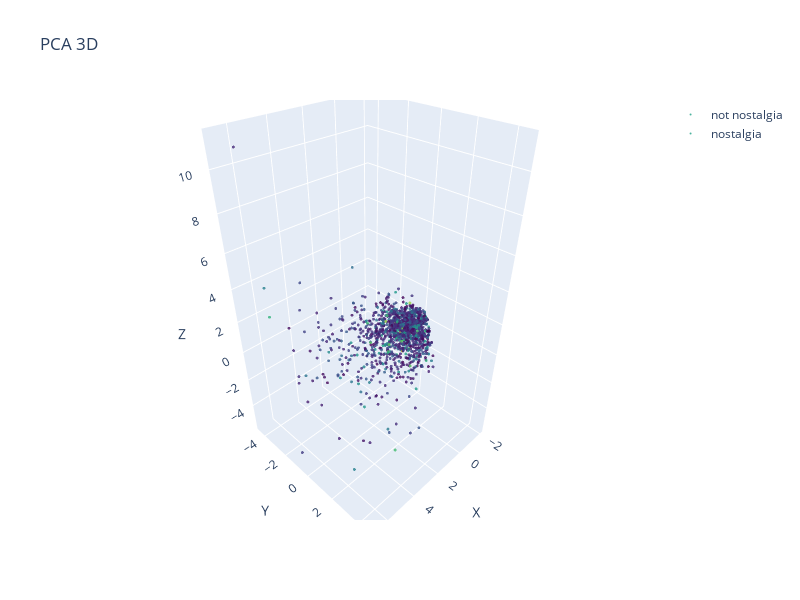
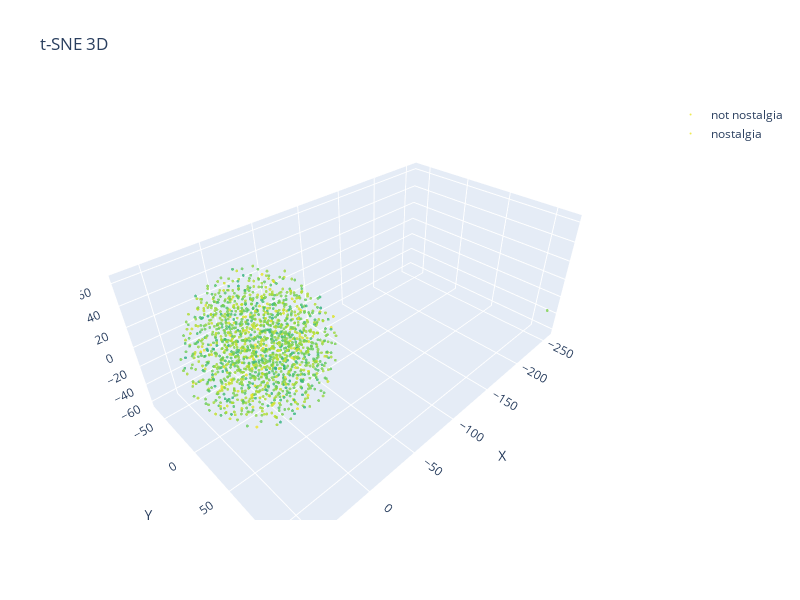
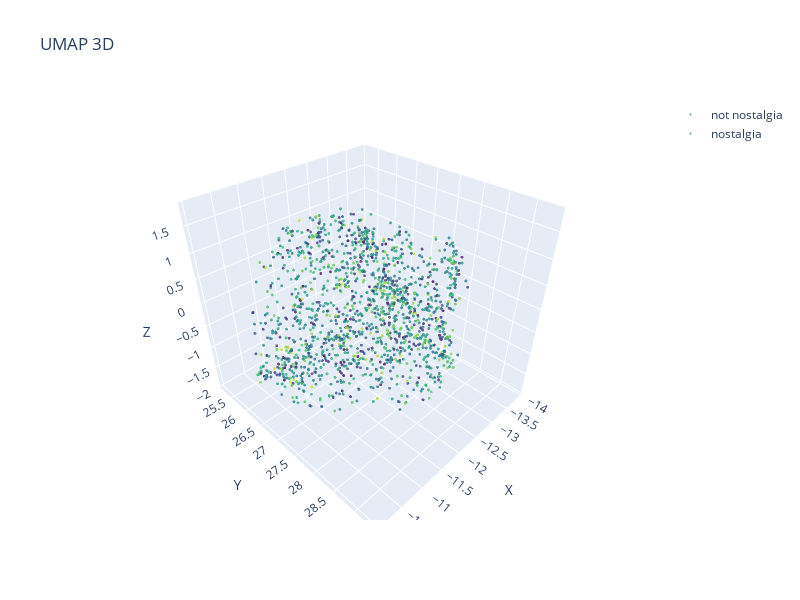

The code cell stored with these charts, in order, in its notebook:
### Code cell
import plotly.graph_objects as go
from sklearn.decomposition import PCA
from sklearn.manifold import TSNE
import umap

# Apply PCA, t-SNE, and UMAP to the data with 3 components
X_pca_3d = PCA(n_components=3).fit_transform(tdm_df.values)
X_tsne_3d = TSNE(n_components=3).fit_transform(tdm_df.values)
X_umap_3d = umap.UMAP(n_components=3).fit_transform(tdm_df.values)

# Define a function to create 3D scatter plots with Plotly
def plot_3d_scatter_interactive(X_reduced, title):
    fig = go.Figure()

    # Add scatter points for each category
    for c, category in zip(col, categories):
        mask = X['sentiment'] == category
        fig.add_trace(go.Scatter3d(
            x=X_reduced[mask][:, 0],
            y=X_reduced[mask][:, 1],
            z=X_reduced[mask][:, 2],
            mode='markers',
            marker=dict(size=1, opacity=0.8, color=X_reduced[:, 0], colorscale='Viridis', symbol='circle'),
            name=category
        ))

    # Update layout for 3D plot
    fig.update_layout(
        title=title,
        scene=dict(
            xaxis=dict(title='X'),
            yaxis=dict(title='Y'),
            zaxis=dict(title='Z')
        ),
        width=800,
        height=600,
        showlegend=True
    )

    fig.show()

# Plot PCA, t-SNE, and UMAP with interactive 3D scatter plots
plot_3d_scatter_interactive(X_pca_3d, 'PCA 3D')
plot_3d_scatter_interactive(X_tsne_3d, 't-SNE 3D')
plot_3d_scatter_interactive(X_umap_3d, 'UMAP 3D')

### Figure 1 — Plotly figure (JSON) as saved in the notebook; plotly's stock layout.template omitted (floating-point values rounded to 4 significant figures; data arrays with more than 128 entries replaced by an {"elided": "..."} marker saying what was removed)
{"data": [{"marker": {"color": {"elided": "1500 float values"}, "colorscale": [[0, "#440154"], [0.1111, "#482878"], [0.2222, "#3e4989"], [0.3333, "#31688e"], [0.4444, "#26828e"], [0.5556, "#1f9e89"], [0.6667, "#35b779"], [0.7778, "#6ece58"], [0.8889, "#b5de2b"], [1, "#fde725"]], "opacity": 0.8, "size": 1, "symbol": "circle"}, "mode": "markers", "name": "not nostalgia", "type": "scatter3d", "x": {"elided": "750 float values"}, "y": {"elided": "750 float values"}, "z": {"elided": "750 float values"}}, {"marker": {"color": {"elided": "1500 float values"}, "colorscale": [[0, "#440154"], [0.1111, "#482878"], [0.2222, "#3e4989"], [0.3333, "#31688e"], [0.4444, "#26828e"], [0.5556, "#1f9e89"], [0.6667, "#35b779"], [0.7778, "#6ece58"], [0.8889, "#b5de2b"], [1, "#fde725"]], "opacity": 0.8, "size": 1, "symbol": "circle"}, "mode": "markers", "name": "nostalgia", "type": "scatter3d", "x": {"elided": "750 float values"}, "y": {"elided": "750 float values"}, "z": {"elided": "750 float values"}}], "layout": {"height": 600, "scene": {"xaxis": {"title": {"text": "X"}}, "yaxis": {"title": {"text": "Y"}}, "zaxis": {"title": {"text": "Z"}}}, "showlegend": true, "title": {"text": "PCA 3D"}, "width": 800}}

### Figure 2 — Plotly figure (JSON) as saved in the notebook; plotly's stock layout.template omitted (floating-point values rounded to 4 significant figures; data arrays with more than 128 entries replaced by an {"elided": "..."} marker saying what was removed)
{"data": [{"marker": {"color": {"elided": "1500 float values"}, "colorscale": [[0, "#440154"], [0.1111, "#482878"], [0.2222, "#3e4989"], [0.3333, "#31688e"], [0.4444, "#26828e"], [0.5556, "#1f9e89"], [0.6667, "#35b779"], [0.7778, "#6ece58"], [0.8889, "#b5de2b"], [1, "#fde725"]], "opacity": 0.8, "size": 1, "symbol": "circle"}, "mode": "markers", "name": "not nostalgia", "type": "scatter3d", "x": {"elided": "750 float values"}, "y": {"elided": "750 float values"}, "z": {"elided": "750 float values"}}, {"marker": {"color": {"elided": "1500 float values"}, "colorscale": [[0, "#440154"], [0.1111, "#482878"], [0.2222, "#3e4989"], [0.3333, "#31688e"], [0.4444, "#26828e"], [0.5556, "#1f9e89"], [0.6667, "#35b779"], [0.7778, "#6ece58"], [0.8889, "#b5de2b"], [1, "#fde725"]], "opacity": 0.8, "size": 1, "symbol": "circle"}, "mode": "markers", "name": "nostalgia", "type": "scatter3d", "x": {"elided": "750 float values"}, "y": {"elided": "750 float values"}, "z": {"elided": "750 float values"}}], "layout": {"height": 600, "scene": {"xaxis": {"title": {"text": "X"}}, "yaxis": {"title": {"text": "Y"}}, "zaxis": {"title": {"text": "Z"}}}, "showlegend": true, "title": {"text": "t-SNE 3D"}, "width": 800}}

### Figure 3 — Plotly figure (JSON) as saved in the notebook; plotly's stock layout.template omitted (floating-point values rounded to 4 significant figures; data arrays with more than 128 entries replaced by an {"elided": "..."} marker saying what was removed)
{"data": [{"marker": {"color": {"elided": "1500 float values"}, "colorscale": [[0, "#440154"], [0.1111, "#482878"], [0.2222, "#3e4989"], [0.3333, "#31688e"], [0.4444, "#26828e"], [0.5556, "#1f9e89"], [0.6667, "#35b779"], [0.7778, "#6ece58"], [0.8889, "#b5de2b"], [1, "#fde725"]], "opacity": 0.8, "size": 1, "symbol": "circle"}, "mode": "markers", "name": "not nostalgia", "type": "scatter3d", "x": {"elided": "750 float values"}, "y": {"elided": "750 float values"}, "z": {"elided": "750 float values"}}, {"marker": {"color": {"elided": "1500 float values"}, "colorscale": [[0, "#440154"], [0.1111, "#482878"], [0.2222, "#3e4989"], [0.3333, "#31688e"], [0.4444, "#26828e"], [0.5556, "#1f9e89"], [0.6667, "#35b779"], [0.7778, "#6ece58"], [0.8889, "#b5de2b"], [1, "#fde725"]], "opacity": 0.8, "size": 1, "symbol": "circle"}, "mode": "markers", "name": "nostalgia", "type": "scatter3d", "x": {"elided": "750 float values"}, "y": {"elided": "750 float values"}, "z": {"elided": "750 float values"}}], "layout": {"height": 600, "scene": {"xaxis": {"title": {"text": "X"}}, "yaxis": {"title": {"text": "Y"}}, "zaxis": {"title": {"text": "Z"}}}, "showlegend": true, "title": {"text": "UMAP 3D"}, "width": 800}}
